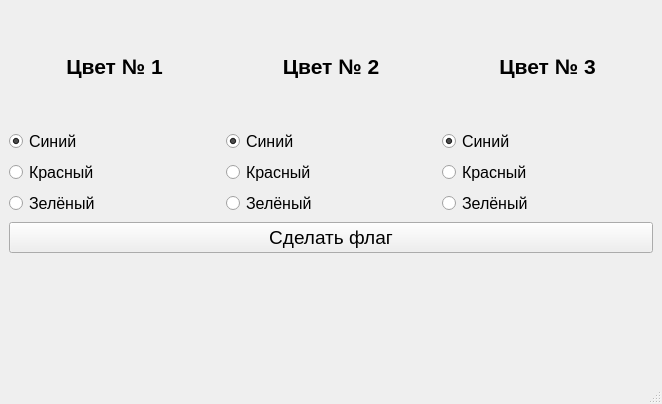
<?xml version="1.0" encoding="UTF-8"?>
<ui version="4.0">
 <class>MainWindow</class>
 <widget class="QMainWindow" name="MainWindow">
  <property name="geometry">
   <rect>
    <x>0</x>
    <y>0</y>
    <width>662</width>
    <height>404</height>
   </rect>
  </property>
  <property name="minimumSize">
   <size>
    <width>662</width>
    <height>404</height>
   </size>
  </property>
  <property name="maximumSize">
   <size>
    <width>662</width>
    <height>404</height>
   </size>
  </property>
  <property name="windowTitle">
   <string>Текстовый флаг</string>
  </property>
  <widget class="QWidget" name="centralwidget">
   <layout class="QGridLayout" name="gridLayout_2">
    <item row="0" column="0">
     <layout class="QGridLayout" name="gridLayout">
      <item row="0" column="0">
       <widget class="QLabel" name="label">
        <property name="font">
         <font>
          <pointsize>16</pointsize>
          <weight>75</weight>
          <bold>true</bold>
         </font>
        </property>
        <property name="text">
         <string>Цвет № 1</string>
        </property>
        <property name="alignment">
         <set>Qt::AlignCenter</set>
        </property>
       </widget>
      </item>
      <item row="3" column="0">
       <widget class="QRadioButton" name="radioButton_3">
        <property name="font">
         <font>
          <pointsize>12</pointsize>
         </font>
        </property>
        <property name="text">
         <string>Зелёный</string>
        </property>
        <attribute name="buttonGroup">
         <string notr="true">color_group_1</string>
        </attribute>
       </widget>
      </item>
      <item row="1" column="0">
       <widget class="QRadioButton" name="radioButton">
        <property name="font">
         <font>
          <pointsize>12</pointsize>
         </font>
        </property>
        <property name="text">
         <string>Синий</string>
        </property>
        <property name="checked">
         <bool>true</bool>
        </property>
        <attribute name="buttonGroup">
         <string notr="true">color_group_1</string>
        </attribute>
       </widget>
      </item>
      <item row="1" column="1">
       <widget class="QRadioButton" name="radioButton_4">
        <property name="font">
         <font>
          <pointsize>12</pointsize>
         </font>
        </property>
        <property name="text">
         <string>Синий</string>
        </property>
        <property name="checked">
         <bool>true</bool>
        </property>
        <attribute name="buttonGroup">
         <string notr="true">color_group_2</string>
        </attribute>
       </widget>
      </item>
      <item row="3" column="1">
       <widget class="QRadioButton" name="radioButton_6">
        <property name="font">
         <font>
          <pointsize>12</pointsize>
         </font>
        </property>
        <property name="text">
         <string>Зелёный</string>
        </property>
        <attribute name="buttonGroup">
         <string notr="true">color_group_2</string>
        </attribute>
       </widget>
      </item>
      <item row="2" column="0">
       <widget class="QRadioButton" name="radioButton_2">
        <property name="font">
         <font>
          <pointsize>12</pointsize>
         </font>
        </property>
        <property name="text">
         <string>Красный</string>
        </property>
        <attribute name="buttonGroup">
         <string notr="true">color_group_1</string>
        </attribute>
       </widget>
      </item>
      <item row="1" column="2">
       <widget class="QRadioButton" name="radioButton_7">
        <property name="font">
         <font>
          <pointsize>12</pointsize>
         </font>
        </property>
        <property name="text">
         <string>Синий</string>
        </property>
        <property name="checked">
         <bool>true</bool>
        </property>
        <attribute name="buttonGroup">
         <string notr="true">color_group_3</string>
        </attribute>
       </widget>
      </item>
      <item row="0" column="2">
       <widget class="QLabel" name="label_3">
        <property name="font">
         <font>
          <pointsize>16</pointsize>
          <weight>75</weight>
          <bold>true</bold>
         </font>
        </property>
        <property name="text">
         <string>Цвет № 3</string>
        </property>
        <property name="alignment">
         <set>Qt::AlignCenter</set>
        </property>
       </widget>
      </item>
      <item row="2" column="2">
       <widget class="QRadioButton" name="radioButton_8">
        <property name="font">
         <font>
          <pointsize>12</pointsize>
         </font>
        </property>
        <property name="text">
         <string>Красный</string>
        </property>
        <attribute name="buttonGroup">
         <string notr="true">color_group_3</string>
        </attribute>
       </widget>
      </item>
      <item row="4" column="0" colspan="3">
       <widget class="QPushButton" name="make_flag">
        <property name="font">
         <font>
          <pointsize>14</pointsize>
         </font>
        </property>
        <property name="text">
         <string>Сделать флаг</string>
        </property>
       </widget>
      </item>
      <item row="0" column="1">
       <widget class="QLabel" name="label_2">
        <property name="font">
         <font>
          <pointsize>16</pointsize>
          <weight>75</weight>
          <bold>true</bold>
         </font>
        </property>
        <property name="text">
         <string>Цвет № 2</string>
        </property>
        <property name="alignment">
         <set>Qt::AlignCenter</set>
        </property>
       </widget>
      </item>
      <item row="3" column="2">
       <widget class="QRadioButton" name="radioButton_9">
        <property name="font">
         <font>
          <pointsize>12</pointsize>
         </font>
        </property>
        <property name="text">
         <string>Зелёный</string>
        </property>
        <attribute name="buttonGroup">
         <string notr="true">color_group_3</string>
        </attribute>
       </widget>
      </item>
      <item row="2" column="1">
       <widget class="QRadioButton" name="radioButton_5">
        <property name="font">
         <font>
          <pointsize>12</pointsize>
         </font>
        </property>
        <property name="text">
         <string>Красный</string>
        </property>
        <attribute name="buttonGroup">
         <string notr="true">color_group_2</string>
        </attribute>
       </widget>
      </item>
      <item row="5" column="0" colspan="3">
       <widget class="QLabel" name="result">
        <property name="font">
         <font>
          <pointsize>14</pointsize>
         </font>
        </property>
        <property name="text">
         <string/>
        </property>
       </widget>
      </item>
     </layout>
    </item>
   </layout>
  </widget>
  <widget class="QMenuBar" name="menubar">
   <property name="geometry">
    <rect>
     <x>0</x>
     <y>0</y>
     <width>662</width>
     <height>26</height>
    </rect>
   </property>
  </widget>
  <widget class="QStatusBar" name="statusbar"/>
 </widget>
 <resources/>
 <connections/>
 <buttongroups>
  <buttongroup name="color_group_1"/>
  <buttongroup name="color_group_2"/>
  <buttongroup name="color_group_3"/>
 </buttongroups>
</ui>
